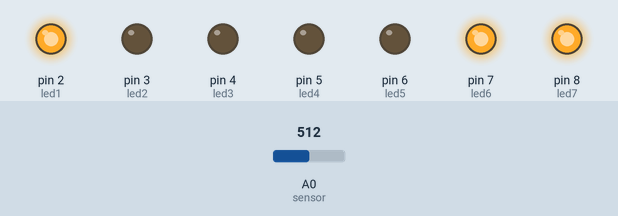
This sketch was run on a simulated Arduino Uno, built with avr-gcc and run on an emulated ATmega328P. Parts: output pins drawn as LEDs (lit = HIGH). Inputs (shaded band) come from the test bench; at power-on: A0 (sensor) = 512. Random numbers use the default seed unless the sketch sets one.

Above: at 0.7 s.
1.3 s: A0 (sensor) set to 594
At 2.6 s:
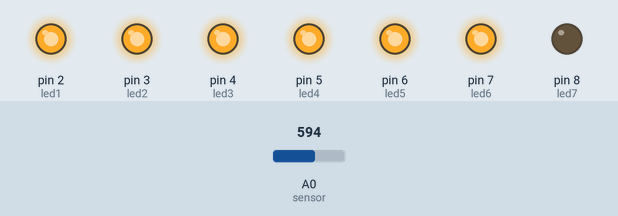
2.9 s: A0 (sensor) set to 628
At 4.1 s:
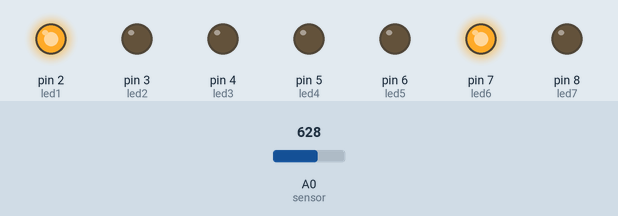
At 6.35 s:
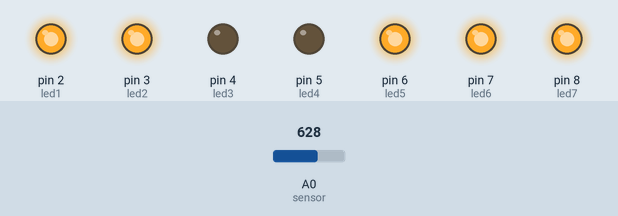
Timing chart, 0 to 11.9 s (numbered marks = the images above; inputs shaded):
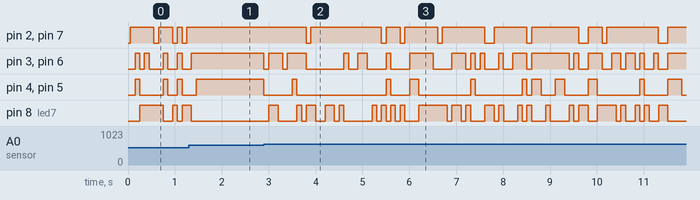

The sketch:

dice_with_light_sensor.ino
```cpp
const int led1 = 2;
const int led2 = 3;
const int led3 = 4;
const int led4 = 5;
const int led5 = 6;
const int led6 = 7;
const int led7 = 8;

const int sensor = A0;

int sensorDefault;

boolean first = true;


void setup() {
  pinMode(led1, OUTPUT);
  pinMode(led2, OUTPUT);
  pinMode(led3, OUTPUT);
  pinMode(led4, OUTPUT);
  pinMode(led5, OUTPUT);
  pinMode(led6, OUTPUT);
  pinMode(led7, OUTPUT);

  pinMode(sensor, INPUT);

  delay(25);
  sensorDefault = analogRead(sensor);
  delay(25);
}


void loop() {

  int v = analogRead(sensor);

  if (first == true || abs(sensorDefault - v) > 100) {
    first = false;

    int rounds = random(2, 20);

    while (rounds > 0) {

      digitalWrite(led1, LOW);
      digitalWrite(led2, LOW);
      digitalWrite(led3, LOW);
      digitalWrite(led4, LOW);
      digitalWrite(led5, LOW);
      digitalWrite(led6, LOW);
      digitalWrite(led7, LOW);

      int rnd = random(1, 7);

      switch(rnd) {
        case 1:
          digitalWrite(led7, HIGH);
        break;

        case 2:
          digitalWrite(led1, HIGH);
          digitalWrite(led6, HIGH);
        break;

        case 3:
          digitalWrite(led1, HIGH);
          digitalWrite(led6, HIGH);
          digitalWrite(led7, HIGH);
        break;

        case 4:
          digitalWrite(led1, HIGH);
          digitalWrite(led2, HIGH);
          digitalWrite(led5, HIGH);
          digitalWrite(led6, HIGH);
        break;

        case 5:
          digitalWrite(led1, HIGH);
          digitalWrite(led2, HIGH);
          digitalWrite(led5, HIGH);
          digitalWrite(led6, HIGH);
          digitalWrite(led7, HIGH);
        break;

        case 6:
          digitalWrite(led1, HIGH);
          digitalWrite(led2, HIGH);
          digitalWrite(led3, HIGH);
          digitalWrite(led4, HIGH);
          digitalWrite(led5, HIGH);
          digitalWrite(led6, HIGH);
        break;
      }
      rounds--;
      delay(100);
    }
  }

}
```

Measured:
- the behaviour switches between 612 and 613 on A0 (sensor) (found by bisection; images 1 and 2)
- after the input at 2.9 s, pin 2 (led1): HIGH → LOW after 0.90 s, → HIGH 0.10 s later, → LOW 1.5 s later, → HIGH 0.10 s later, … (18 changes in this stretch); pin 3 (led2): HIGH → LOW at once, → HIGH 0.10 s later, → LOW 0.30 s later, → HIGH 0.10 s later, … (38 changes in this stretch)
